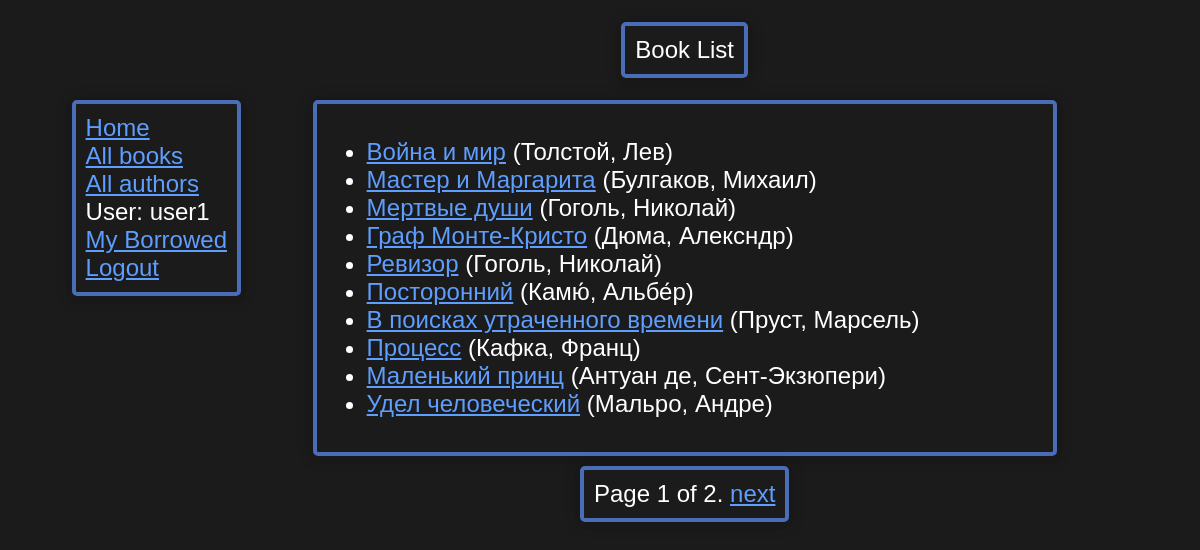
Screenshot of /catalog/books/ (signed in) with the database file from the repository.
### catalog/models.py (models this page shows, shortened)
class Book(models.Model):
    title = models.CharField(max_length=200)
    author = models.ForeignKey('Author', on_delete=models.SET_NULL, null=True)
    summary = models.TextField(max_length=1000, help_text='Enter a brief description of the book', null=True)
    isbn = models.CharField('ISBN', max_length=13, unique=True,
                            help_text='13 Character <a href="https://www.isbn-international.org/content/what-isbn">ISBN number</a>')
    genre = models.ManyToManyField(Genre, help_text='Select a genre for this book')
    class Meta:
        ordering = ['id']
        permissions = (("can_mark_returned", "Set book as returned"),)
    def display_genre(self):
        """Create a string for the Genre. This is required to display genre in Admin."""
        return ', '.join(genre.name for genre in self.genre.all()[:3])
    display_genre.short_description = 'Genre'
    def get_absolute_url(self):
        return reverse('book-detail', args=[str(self.id)])

class Author(models.Model):
    first_name = models.CharField(max_length=100)
    last_name = models.CharField(max_length=100)
    date_of_birth = models.DateField(null=True, blank=True)
    date_of_death = models.DateField('Died', null=True, blank=True)
    class Meta:
        ordering = ['last_name']
    def __str__(self):
        return f'{self.last_name}, {self.first_name}'

### catalog/views.py (the view)
# urls.py: path('books/', views.BookListView.as_view(), name='books'),
class BookListView(generic.ListView):
    model = Book
    paginate_by = 10

### catalog/templates/catalog/book_list.html
{% extends "base_generic.html" %}
{% block content %}
    <div class="content-head"><p>Book List</p></div>
    <div class="content-main">
        {% if book_list %}
            <ul>
                {% for book in book_list %}
                    <li>
                        <a href="{{ book.get_absolute_url }}">{{ book.title }}</a> ({{book.author}})
                    </li>
                {% endfor %}
            </ul>
        {% else %}
            <p>There are no books in the library.</p>
        {% endif %}
    </div>
{% endblock %}

### catalog/templates/base_generic.html (shortened to what this page needs)
<!DOCTYPE html>
<html lang="en">
<head>
    {% block title %}
        {% load static %}
    {% endblock %}
    <link rel="stylesheet" href="{% static 'css/styles.css' %}">
</head>
<body>
<div class="container-fluid">
    {% block sidebar %}
        <div class="main-menu">
            <li><a href="{% url 'index' %}">Home</a></li>
            <li><a href="{% url 'books' %}">All books</a></li>
            <li><a href="">All authors</a></li>
            {% if user.is_authenticated %}
                <li>User: {{ user.get_username }}</li>
                <li><a href="{% url 'my-borrowed' %}">My Borrowed</a></li>
                <li><a href="{% url 'logout' %}?next={{ request.path }}">Logout</a></li>
            {% else %}
                <li><a href="{% url 'login' %}?next={{ request.path }}">Login</a></li>
            {% endif %}
        </div>
    {% endblock %}
    {% block content %}{% endblock %}
    {% block pagination %}
        {% if is_paginated %}
            <div class="pagination">
            <span class="page-links">
                <span class="page-current">
                    Page {{ page_obj.number }} of {{ page_obj.paginator.num_pages }}.
                </span>
                {% if page_obj.has_next %}
                    <a href="{{ request.path }}?page={{ page_obj.next_page_number }}">next</a>
                {% endif %}
            </span>
            </div>
        {% endif %}
    {% endblock %}
</div>
</body>
</html>

### catalog/static/css/styles.css (style rules this page uses)
html, body { margin: 0; font: 24px sans-serif; }
body { background: #1b1b1b; color: white; }
.container-fluid { display: grid; padding: 10px; grid-column-gap: 10px; grid-row-gap: 10px; grid-template-columns: auto; grid-template-rows: 80px auto; grid-template-areas: "topl header topr" "mainl main mainr" "botl bottom botr" ; }
.main-menu, .content-head, .content-main, .pagination { box-shadow: 0 1px .625rem 0 hsla(210, 7%, 0%, .26), 0 .125rem .25rem 0 hsla(210, 7%, 22%, .08); border-radius: 5px; padding: 10px; margin: 0; margin-block-start: 0; margin-block-end: 0; border: solid 4px #4b6cb7; color: white; outline-color: white; background: #1b1b1b; }
.main-menu { grid-area: mainl; justify-self: center; align-self: start; min-width: 115px; min-height: 70px; list-style: none; }
.content-head { justify-self: center; align-self: center; grid-area: header; display: flex; justify-content: center; align-content: center; align-items: stretch; }
.pagination { font: 24px sans-serif; justify-content: center; justify-self: center; grid-area: bottom; }
.content-main { grid-area: main; text-align: start; }
a:-webkit-any-link { color: #5e9eff; cursor: pointer; }
p { padding: 0; margin: 0; }

### rows the page displays
Book: title "Война и мир", author "Толстой, Лев"
Book: title "Мастер и Маргарита", author "Булгаков, Михаил"
Book: title "Мертвые души", author "Гоголь, Николай"
Book: title "Граф Монте-Кристо", author "Дюма, Алексндр"
Book: title "Ревизор", author "Гоголь, Николай"
Book: title "Посторонний", author "Камю́, Альбе́р"
Book: title "В поисках утраченного времени", author "Пруст, Марсель"
Book: title "Процесс", author "Кафка, Франц"
Book: title "Маленький принц", author "Антуан де, Сент-Экзюпери"
Book: title "Удел человеческий", author "Мальро, Андре"

### other values shown
{{ user.get_username }} "user1"
{{ page_obj.number }} "1"
{{ page_obj.paginator.num_pages }} "2"
